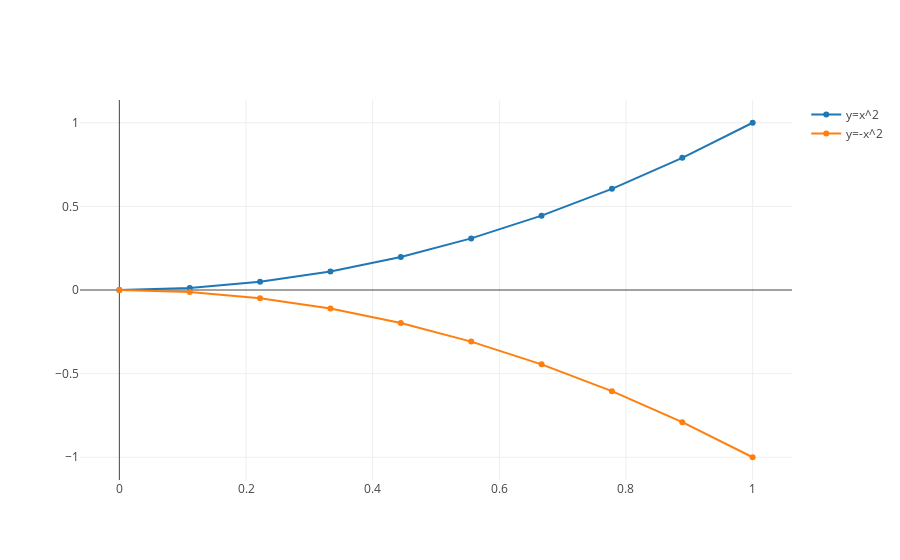
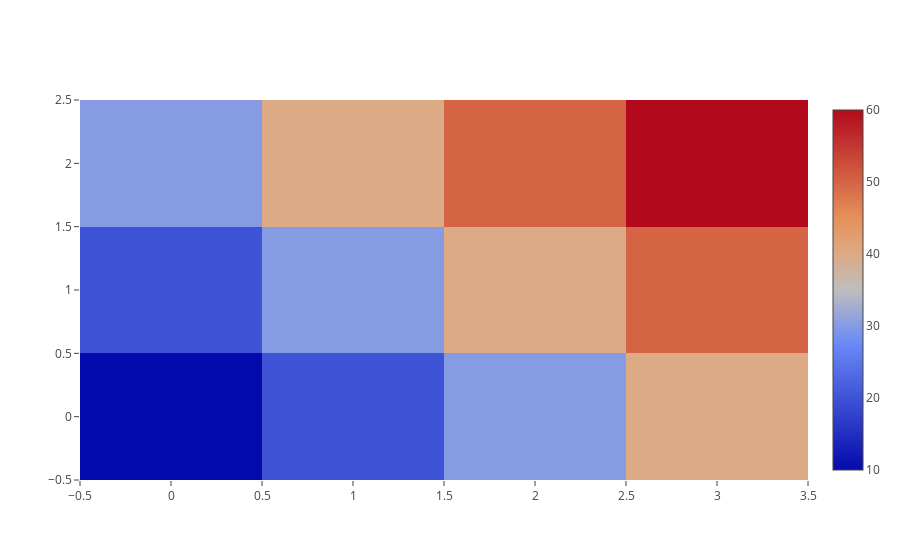

Notebook code for these charts, in order:
### Markdown cell above
**BONUS**. An alternative plotting library: plotly

### Code cell
#install plotly with: pip install plotly
#you can run this shell command directly from Jupyter, by prefixing it with !
!pip install plotly

from plotly.offline import download_plotlyjs, init_notebook_mode, plot, iplot
import plotly.graph_objs as go
import numpy as np

init_notebook_mode(connected=True)

# example scatterplot

x = np.linspace(0, 1, 10)
y = x * x

iplot([go.Scatter(x=x, y=y, name="y=x^2"), go.Scatter(x=x, y=-y, name="y=-x^2")])

# example heatmap

iplot([go.Heatmap(z=[[10, 20, 30, 40],
                      [20, 30, 40, 50],
                      [30, 40, 50, 60]])])

### Figure 1 — Plotly figure (JSON) as saved in the notebook; plotly's stock layout.template omitted (floating-point values rounded to 4 significant figures)
{"data": [{"name": "y=x^2", "type": "scatter", "uid": "99037306-491a-48d1-83bf-a668c4fd90f3", "x": [0, 0.1111, 0.2222, 0.3333, 0.4444, 0.5556, 0.6667, 0.7778, 0.8889, 1], "y": [0, 0.01235, 0.04938, 0.1111, 0.1975, 0.3086, 0.4444, 0.6049, 0.7901, 1]}, {"name": "y=-x^2", "type": "scatter", "uid": "74514899-f926-4c52-83f0-da5ecfbac47a", "x": [0, 0.1111, 0.2222, 0.3333, 0.4444, 0.5556, 0.6667, 0.7778, 0.8889, 1], "y": [0, -0.01235, -0.04938, -0.1111, -0.1975, -0.3086, -0.4444, -0.6049, -0.7901, -1]}], "layout": {}}

### Figure 2 — Plotly figure (JSON) as saved in the notebook; plotly's stock layout.template omitted (floating-point values rounded to 4 significant figures)
{"data": [{"type": "heatmap", "uid": "a3b68064-889a-4158-a5c9-795b3838281c", "z": [[10, 20, 30, 40], [20, 30, 40, 50], [30, 40, 50, 60]]}], "layout": {}}
